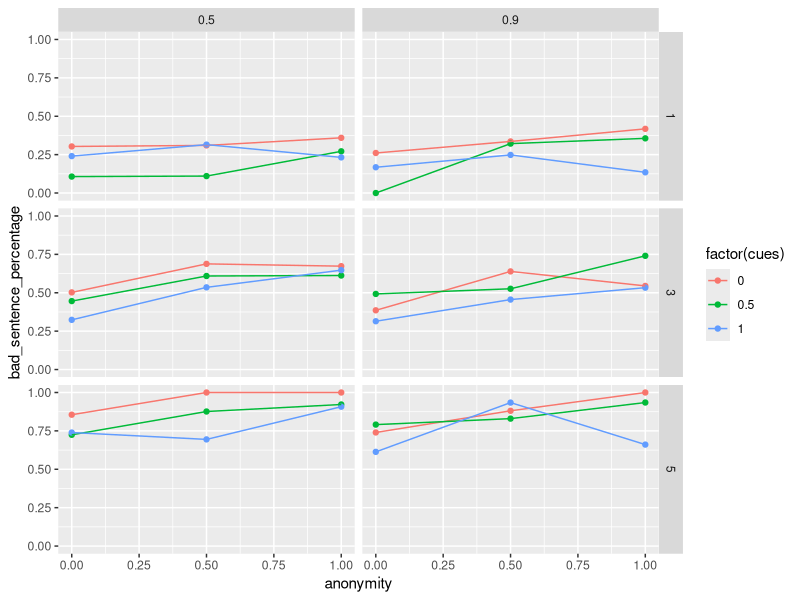

Generate this figure with R:
#' Compute identity compartmentalization from anonymity
#'
#' Identity compartmentalization is modeled as a non-linear transformation
#' of anonymity. The function maps anonymity values to a compartmentalization
#' score using a squared-ratio, yielding values between 0 and 1.
#'
#' @param anonymity The degree of anonymity, on a scale from 0 to 1.
#'
#' @return The identity compartmentalization score for the given anonymity values,
#'         on a scale from 0 to 1.

IC_function <- function(anonymity) {
  comp <- (anonymity^2)/(anonymity^2+(1-anonymity)^2)
  return(comp)
}

# Überprüfung mit Vektor
an <- c(0.2, 0.5, 0.8)
IC_function(an)

base_resp <- 0.8

#' Felt responsibility as a function of identity compartmentalization
#'
#' Felt responsibility is modeled as a decreasing, non-linear function of
#' identity compartmentalization. Higher compartmentalization reduces felt
#' responsibility relative to a baseline level.
#'
#' @param comp The degree of identity compartmentalization, on a scale from 0 to 1.
#'            
#' @param base_resp The baseline felt responsibility when compartmentalization is zero,
#'                  on a scale from 0 to 1.
#'
#' @return The felt responsibility for the given parameters, on a scale from 0 to 1.

FR_function <- function(comp, base_resp) {
  feltresp <- base_resp * (1 - 0.8 * comp)^3
  return(feltresp)
}


# Überprüfung mit Vektor
FR_function(an,base_resp = 0.8)


#' Calculate concern about impression on others from number of interpersonal cues
#'
#' Concern about impression on others is modeled as a direct function of the
#' number of interpersonal cues. Higher values of interpersonal cues correspond
#' to higher concern about impression on others.
#'
#' @param cues The number of interpersonal cues, on a scale from 0 to 1.
#'
#' @return The concern about impression on others for the given cues,
#'         on a scale from 0 to 1.

CAI_function <- function(cues) {
  concern <- cues
  return(concern)
}


# Überprüfung mit Vektor
CAI_function(an)


#' Calculate courage to express oneself from concern about impression on others
#'
#' Courage to express oneself is modeled as an inverse function of concern about
#' impression on others. Higher concern corresponds to lower courage.
#'
#' @param concern The concern about impression on others, on a scale from 0 to 1.
#'
#' @return The courage to express oneself for the given concern values,
#'         on a scale from 0 to 1.

CE_function <- function(concern) {
  courage <- concern * (-1) + 1
  return(courage)
}

# Überprüfung mit Vektor 
CE_function(an)

#' Calculate state disinhibition
#'
#' State disinhibition is modeled as a linear combination of measure of online disinhibition (MOD),
#' felt responsibility, and courage to express oneself, including an interaction term
#' between felt responsibility and courage to express oneself.
#'
#' @param feltresp Felt responsibility, on a scale from 0 to 1.
#'                 
#' @param courage Courage to express oneself, on a scale from 0 to 1.
#'                
#' @param MOD measure of online disinhibition (MOD), on a scale from 1 to 5.
#'            
#'
#' @return The state disinhibition score for the given parameters, on a scale from -0.1 to 1.2.

SD_function <- function(feltresp, courage, MOD) {
  state_dis <- 0.2 * MOD + (-0.3) * feltresp + 0.2 * courage + (-0.1) * feltresp * courage
  return(state_dis)
}

#' Calculate the percentage of sentences containing at least one curse word
#'
#' Transforms state disinhibition into an observed outcome with added
#' noise and bounds the result to the interval [0, 1].
#'
#' @param anonymity The degree of anonymity, on a scale from 0 to 1.
#'                  
#' @param cues The number of interpersonal cues, on a scale from 0 to 1.
#'        
#' @param MOD measure of online disinhibition (MOD), on a scale from 1 to 5.
#'      
#' @param base_resp The baseline felt responsibility when compartmentalization is zero,
#'                  on a scale from 0 to 1.
#'
#' @return The percentage of sentences containing at least one curse word for the given
#'         parameters, as values on a scale from 0 to 1.

curse_function <- function(anonymity, cues, MOD, base_resp) {
  comp <- IC_function(anonymity)
  feltresp <- FR_function(comp, base_resp)
  concern <- CAI_function(cues)
  courage <- CE_function(concern)
  state_dis <- SD_function(feltresp, courage, MOD)
  bad_sentence_percentage <- (state_dis + 0.1)/1.3 + rnorm(length(state_dis), mean = 0, sd = 0.1)
  bad_sentence_percentage[bad_sentence_percentage > 1] <- 1
  bad_sentence_percentage[bad_sentence_percentage < 0] <- 0
  return(bad_sentence_percentage)
}

library(ggplot2)
df <- expand.grid(
  anonymity = c(0, 0.5, 1),
  MOD = c(1, 3, 5),
  cues = c(0, 0.5, 1),
  base_resp = c(0.5, 0.9)
)

df$bad_sentence_percentage <- curse_function(df$anonymity, df$cues, df$MOD, df$base_resp)

ggplot(df, aes(x= anonymity, y = bad_sentence_percentage, color = factor(cues))) +
  facet_grid(MOD ~ base_resp) +
  geom_point() + 
  geom_line()




